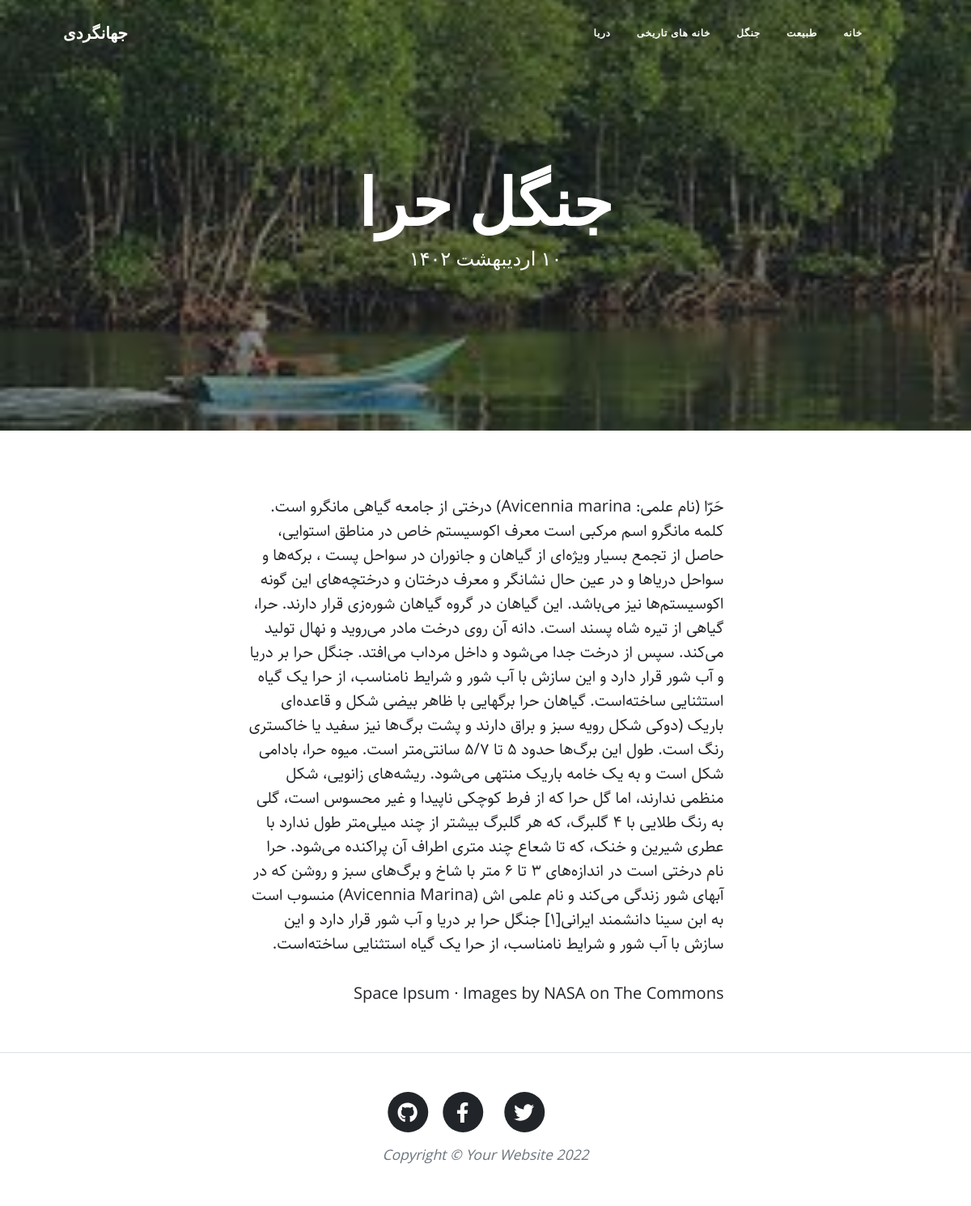
Page /7/ on the committed database.
### blog/models.py (models this page shows, shortened)
class Category(models.Model):
    parent = models.ForeignKey('self',null=True,blank=True,related_name="children",on_delete=models.SET_NULL,verbose_name="زیردسته")
    title = models.CharField(max_length=50,verbose_name="عنوان دسته بندی")
    slug = models.SlugField(verbose_name="آدرس دسته بندی",unique=True)
    position = models.IntegerField(verbose_name="جایگاه")
    is_active = models.BooleanField(default=False,verbose_name="نمایش داده شود؟")
    class Meta:
        verbose_name = "دسته بند ی"
        verbose_name_plural = "دسته بندی ها"
        ordering = ["-position"]

class Blog(models.Model):
    STATUS_CHOICES = (
        ('d', 'پیش‌نویس'),		 # draft
        ('p', "منتشر شده"),		 # publish
    )
    title = models.CharField(max_length=200, verbose_name="عنوان مقاله")
    slug = models.SlugField(max_length=100, unique=True, verbose_name="آدرس مقاله")
    description = models.TextField(verbose_name="محتوا")
    category = models.ManyToManyField(Category,related_name="blogs",verbose_name="دسته بندی")
    thumbnail = models.ImageField(upload_to="images", verbose_name="تصویر مقاله")
    publish = models.DateTimeField(default=timezone.now, verbose_name="زمان انتشار")
    created = models.DateTimeField(auto_now_add=True)
    updated = models.DateTimeField(auto_now=True)
    status = models.CharField(max_length=1, choices=STATUS_CHOICES, verbose_name="وضعیت")
    def jpublish(self):
        return jalali_converter(self.publish)
    jpublish.short_description = "تاریخ مقاله"
    class Meta:
        verbose_name = "مقاله"
        verbose_name_plural = "مقالات"
        ordering = ["-publish"]
    def Image(self):
        return format_html("<img width=90 style='border-radius:5px;' src='{}'>".format(self.thumbnail.url))
    Image.short_description = "عکس"
    objects = PublishedManager()

### blog/views.py (the view)
# urls.py: path('<pk>/',views.detail,name='detail'),
def detail(request,pk):
    blog = Blog.objects.get(pk=pk)
    context = {
        'blog':blog
    }
    return render(request,'post.html',context)

### blog/templatetags/base.py (called while the page is built)
@register.simple_tag()
def title():
    return "جهانگردی"

@register.inclusion_tag("template_tags/navbar.html")
def navbar():
    return {
        "categories":Category.objects.filter(is_active=True)
    }

### extensions/jalali.py (called while the page is built)
    def persian_tuple(self):
        return self.persian_year, self.persian_month, self.persian_day

### extensions/utils.py (called while the page is built)
def persian_numbers_converter(my_str):
    nums = {
        "0": "۰",
        "1": "۱",
        "2": "۲",
        "3": "۳",
        "4": "۴",
        "5": "۵",
        "6": "۶",
        "7": "۷",
        "8": "۸",
        "9": "۹",
    }
    for e,p in nums.items():
        my_str = my_str.replace(e,p)
    return my_str

def jalali_converter(time):
    jmonth = ["فروردین","اردیبهشت","خرداد","تیر","مرداد","شهریور","مهر","ابان","اذر","دی","بهمن","اسفند"]
    time_to_str = "{} {} {}".format(time.year,time.month,time.day)
    time_to_tuple = jalali.Gregorian(time_to_str).persian_tuple()
    time_to_list = list(time_to_tuple)
    for index,month in enumerate(jmonth):
        if time_to_list[1] == index +1:
            time_to_list[1] = month
            break
    output = "{} {} {}".format(
        time_to_list[2],
        time_to_list[1],
        time_to_list[0],
    )
    return persian_numbers_converter(output)

### templates/post.html (shortened to what this page needs)
{% extends 'base.html' %}
{% block background %}style="background-image: url({{blog.thumbnail.url}})"{% endblock background %}
{% block time %}{{blog.jpublish}}{% endblock time %}
{% block heading %}{{blog.title}}{% endblock heading %}
{% block content %}
<head>
</head>
        <article class="mb-4">
            <div class="container px-4 px-lg-5">
                <div class="row gx-4 gx-lg-5 justify-content-center">
                    <div class="col-md-10 col-lg-8 col-xl-7">
                        <p>{{blog.description}}</p>
                            <a href="http://spaceipsum.com/">Space Ipsum</a>
                            &middot; Images by
                            <a href="https://www.flickr.com/photos/nasacommons/">NASA on The Commons</a>
                    </div>
                </div>
            </div>
        </article>
{% endblock content %}

### templates/base.html (shortened to what this page needs)
{% load static %}
{% load base %}
<!DOCTYPE html>
<html lang="en">
    <head>
        <link href="{% static 'css/styles.css' %}" rel="stylesheet" />
        <link rel="stylesheet" href="{% static '../static/css/rtl.css'%}">
    </head>
    <body>
        <nav class="navbar navbar-expand-lg navbar-light" id="mainNav">
            <div class="container px-4 px-lg-5">
                {% navbar %}
                <a class="navbar-brand" href="{% url 'blog:home' %}" >{% title %}</a>
            </div>
        </nav>
        <header class="masthead" {% block background %} style="background-image: url(https://secretcompass.com/wp-content/uploads/2018/01/Jungle-Rot.jpg)"{% endblock background %}>
            <div class="container position-relative px-4 px-lg-5">
                <div class="row gx-4 gx-lg-5 justify-content-center">
                    <div class="col-md-10 col-lg-8 col-xl-7">
                        <div class="site-heading">
                            <h1>{% block heading %}Clean Blog{% endblock heading %}</h1>
                            <span class="subheading">{% block time %}A Blog Theme by Start Bootstrap{% endblock time %}</span>
                        </div>
                    </div>
                </div>
            </div>
        </header>
{% block content %}
{% endblock content %}
               <footer class="border-top">
                <div class="container px-4 px-lg-5">
                    <div class="row gx-4 gx-lg-5 justify-content-center">
                        <div class="col-md-10 col-lg-8 col-xl-7">
                            <ul class="list-inline text-center">
                                <li class="list-inline-item">
                                    <a href="#!">
                                        <span class="fa-stack fa-lg">
                                            <i class="fas fa-circle fa-stack-2x"></i>
                                            <i class="fab fa-twitter fa-stack-1x fa-inverse"></i>
                                        </span>
                                    </a>
                                </li>
                                <li class="list-inline-item">
                                    <a href="#!">
                                        <span class="fa-stack fa-lg">
                                            <i class="fas fa-circle fa-stack-2x"></i>
                                            <i class="fab fa-facebook-f fa-stack-1x fa-inverse"></i>
                                        </span>
                                    </a>
                                </li>
                                <li class="list-inline-item">
                                    <a href="#!">
                                        <span class="fa-stack fa-lg">
                                            <i class="fas fa-circle fa-stack-2x"></i>
                                            <i class="fab fa-github fa-stack-1x fa-inverse"></i>
                                        </span>
                                    </a>
                                </li>
                            </ul>
                            <div class="small text-center text-muted fst-italic">Copyright &copy; Your Website 2022</div>
                        </div>
                    </div>
                </div>
            </footer>
        </body>
    </html>

### templates/template_tags/navbar.html
<div class="collapse navbar-collapse" id="navbarResponsive">
    <ul class="navbar-nav ms-auto py-4 py-lg-0">
        <li class="nav-item"><a class="nav-link px-lg-3 py-3 py-lg-4" href="{% url 'blog:home' %}">خانه</a></li>
        {% for category in categories %}
        <li class="nav-item"><a class="nav-link px-lg-3 py-3 py-lg-4" href="{% url 'blog:category'  category.slug %}">{{category.title}}</a></li>
        {% endfor %}
    </ul>
</div>

### static/css/rtl.css (style rules this page uses)
body { text-align: right; direction: rtl; font-family: "Sahel"; }
.navbar-nav { margin-left: 700px; }

### rows in the picture
Category: title "طبیعت"
Category: title "جنگل"
Category: title "خانه های تاریخی"
Category: title "دریا"
Blog: thumbnail (picture), title "جنگل حرا", jpublish "۱۰ اردیبهشت ۱۴۰۲", description "حَرّا (نام علمی: Avicennia marina) درختی از جامعه گیاهی مانگرو است. کلمه مانگرو اسم مرکبی است معرف اکوسیستم خاص در مناطق استوایی، حاصل از تجمع بسیار ویژه‌ای از گیاهان و جانوران در سواحل پست ، برکه‌ها و سواحل دریاها و در عین حال نشانگر و معرف درختان و درختچه‌های این گونه اکوسیستم‌ها نیز می‌باشد. این گیاهان در گروه گیاهان شوره‌زی قرار دارند. حرا، گیاهی از تیره شاه پسند است. دانه آن روی درخت مادر می‌روید و نهال تولید می‌کند. سپس از درخت جدا می‌شود و داخل مرداب می‌افتد. جنگل حرا بر دریا و آب شور قرار دارد و این سازش با آب شور و شرایط نامناسب، از حرا یک گیاه استثنایی ساخته‌است. گیاهان حرا برگهایی با ظاهر بیضی شکل و قاعده‌ای باریک (دوکی شکل رویه سبز و براق دارند و پشت برگ‌ها نیز سفید یا خاکستری…"
